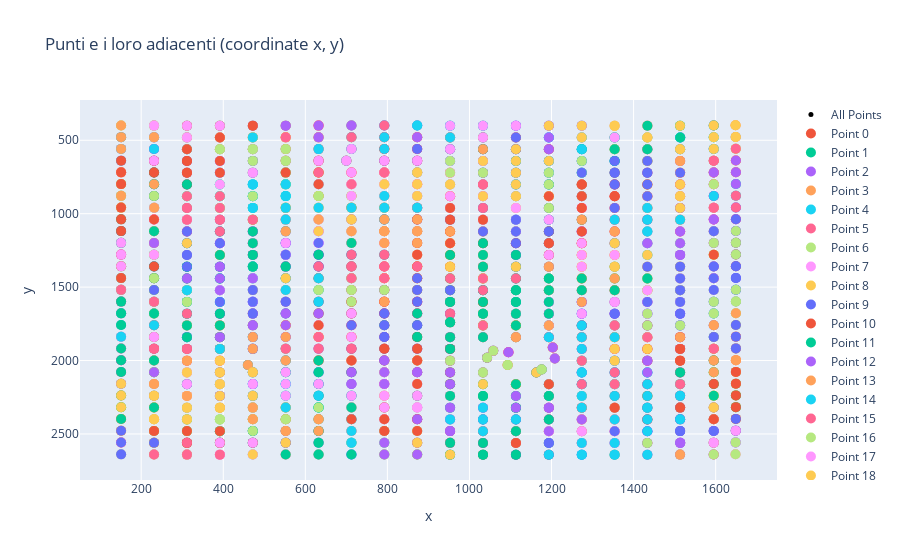

The notebook cell saved with this chart:
### Code cell
import pandas as pd
import plotly.graph_objects as go

# Supponiamo che rbf_pts sia il DataFrame con le colonne già calcolate
plot_data = []

# Iteriamo sui punti e aggiungiamo i loro adiacenti
for idx, row in rbf_pts.iterrows():
    # Aggiungi il punto principale
    plot_data.append({'x': row['x'], 'y': row['y'],
                     'i': row['i'], 'j': row['j'], 'group': f'Point {idx}',
                     'adiacenti_i': row['adiacenti_i'], 'adiacenti_j': row['adiacenti_j'],
                     'x_dist_left': row['x_dist_left'], 'x_dist_right': row['x_dist_right'],
                     'y_dist_down': row['y_dist_down'], 'y_dist_up': row['y_dist_up']})

    # Aggiungi i punti adiacenti
    adiacenti_i = row['adiacenti_i']
    adiacenti_j = row['adiacenti_j']

    for adj_idx in adiacenti_i + adiacenti_j:
        adj_point = rbf_pts.loc[adj_idx]
        plot_data.append({'x': adj_point['x'], 'y': adj_point['y'],
                         'i': adj_point['i'], 'j': adj_point['j'], 'group': f'Point {idx}',
                         'adiacenti_i': adj_point['adiacenti_i'], 'adiacenti_j': adj_point['adiacenti_j'],
                         'x_dist_left': adj_point['x_dist_left'], 'x_dist_right': adj_point['x_dist_right'],
                         'y_dist_down': adj_point['y_dist_down'], 'y_dist_up': adj_point['y_dist_up']})

# Convertiamo la lista in un DataFrame
plot_data_df = pd.DataFrame(plot_data)

# Creare il grafico in coordinate x, y
fig_xy = go.Figure()

# Aggiungi tutti i punti con colore nero come prima entry della legenda
fig_xy.add_trace(go.Scatter(
    x=rbf_pts['x'], y=rbf_pts['y'], mode='markers',
    marker=dict(color='black', size=5),
    name='All Points',
    customdata=plot_data_df[['i', 'j', 'adiacenti_i', 'adiacenti_j',
                             'x_dist_left', 'x_dist_right', 'y_dist_down', 'y_dist_up']],
    hovertemplate='<br>'.join([
        'x: %{y}',
        'y: %{x}',
        'i: %{customdata[0]}',
        'j: %{customdata[1]}',
        'adiacenti_i: %{customdata[2]}',
        'adiacenti_j: %{customdata[3]}',
        'x_dist_left: %{customdata[4]}',
        'x_dist_right: %{customdata[5]}',
        'y_dist_down: %{customdata[6]}',
        'y_dist_up: %{customdata[7]}',
    ],
    )))
# Aggiungi ogni gruppo di punti con i loro adiacenti
for group in plot_data_df['group'].unique():
    group_data = plot_data_df[plot_data_df['group'] == group]
    fig_xy.add_trace(go.Scatter(x=group_data['x'], y=group_data['y'], mode='markers',
                                marker=dict(size=10), name=group))

# Configurazione del layout
fig_xy.update_layout(title="Punti e i loro adiacenti (coordinate x, y)",
                     xaxis_title="x", yaxis_title="y", yaxis=dict(autorange="reversed"))

# Mostra entrambi i grafici
fig_xy.show()
